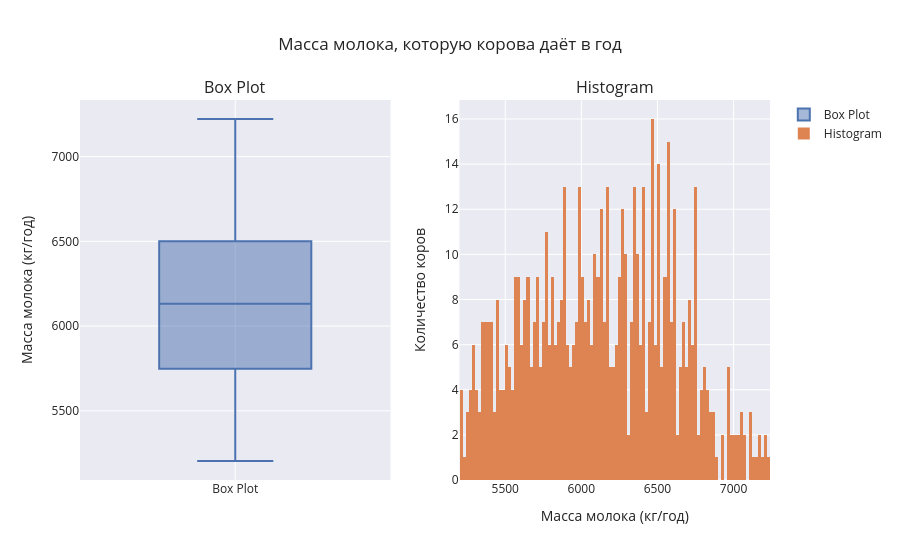

This figure's notebook cell:
### Code cell
farm_data = farm_data.query('milk_yield <= 7222')
dads_data = dads_data[~(dads_data['id'] == 17)]

fig = get_histogram_boxplot(
    farm_data['milk_yield'], 
    'Масса молока, которую корова даёт в год', 
    bins=200
)

fig.update_layout(
    yaxis_title="Масса молока (кг/год)",
    xaxis2_title="Масса молока (кг/год)", 
    yaxis2_title="Количество коров"    
)

### Figure 1 — Plotly figure (JSON) as saved in the notebook; plotly's stock layout.template omitted (floating-point values rounded to 4 significant figures; data arrays with more than 128 entries replaced by an {"elided": "..."} marker saying what was removed)
{"data": [{"name": "Box Plot", "type": "box", "xaxis": "x", "y": {"elided": "628 int values"}, "yaxis": "y"}, {"name": "Histogram", "nbinsx": 200, "type": "histogram", "x": {"elided": "628 int values"}, "xaxis": "x2", "yaxis": "y2"}], "layout": {"annotations": [{"font": {"size": 16}, "showarrow": false, "text": "Box Plot", "x": 0.225, "xanchor": "center", "xref": "paper", "y": 1, "yanchor": "bottom", "yref": "paper"}, {"font": {"size": 16}, "showarrow": false, "text": "Histogram", "x": 0.775, "xanchor": "center", "xref": "paper", "y": 1, "yanchor": "bottom", "yref": "paper"}], "title": {"text": "Масса молока, которую корова даёт в год"}, "xaxis": {"anchor": "y", "domain": [0, 0.45]}, "xaxis2": {"anchor": "y2", "domain": [0.55, 1], "title": {"text": "Масса молока (кг/год)"}}, "yaxis": {"anchor": "x", "domain": [0, 1], "title": {"text": "Масса молока (кг/год)"}}, "yaxis2": {"anchor": "x2", "domain": [0, 1], "title": {"text": "Количество коров"}}}}
